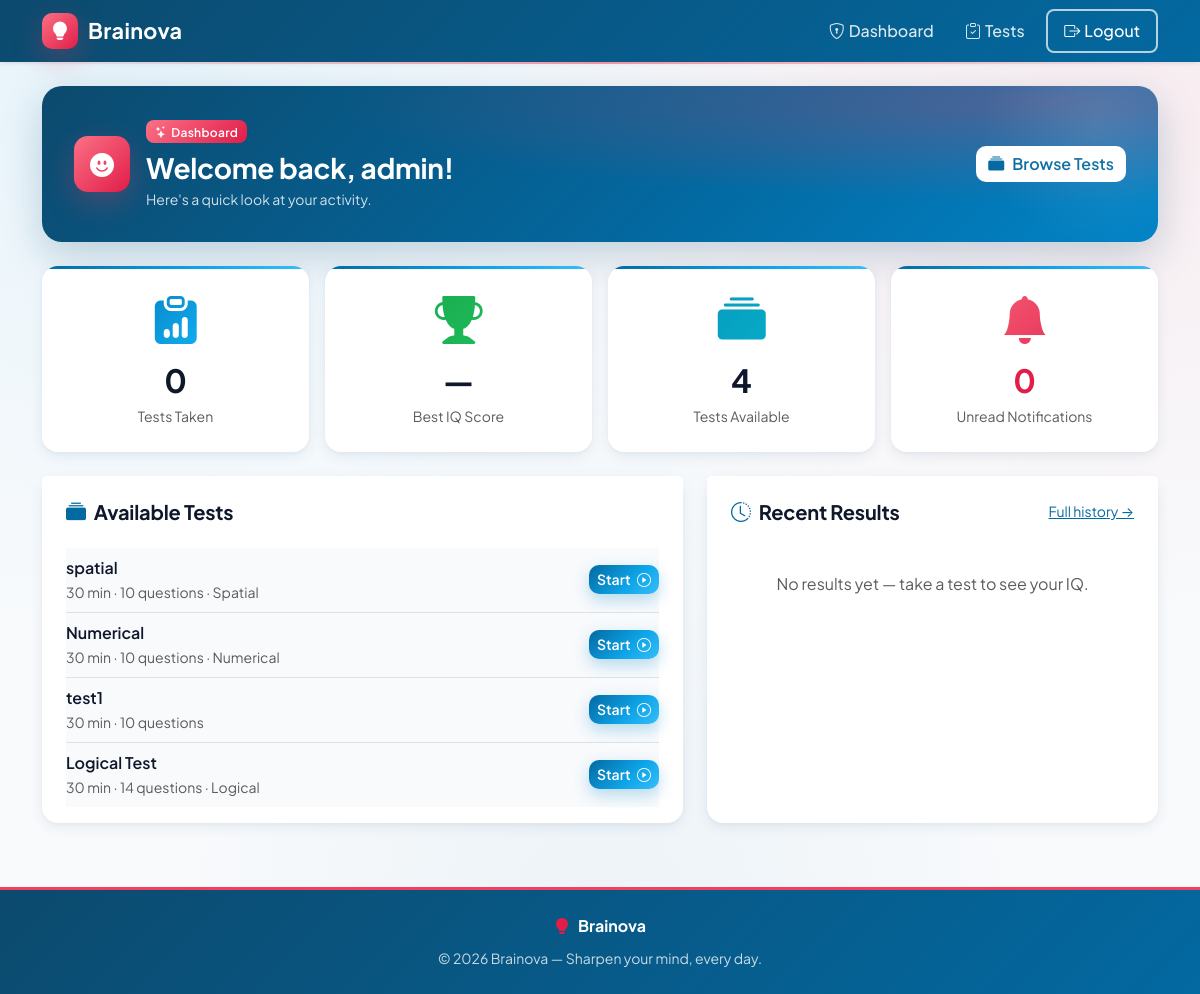
/profile/dashboard (signed in), run on an earlier commit of the app's database.
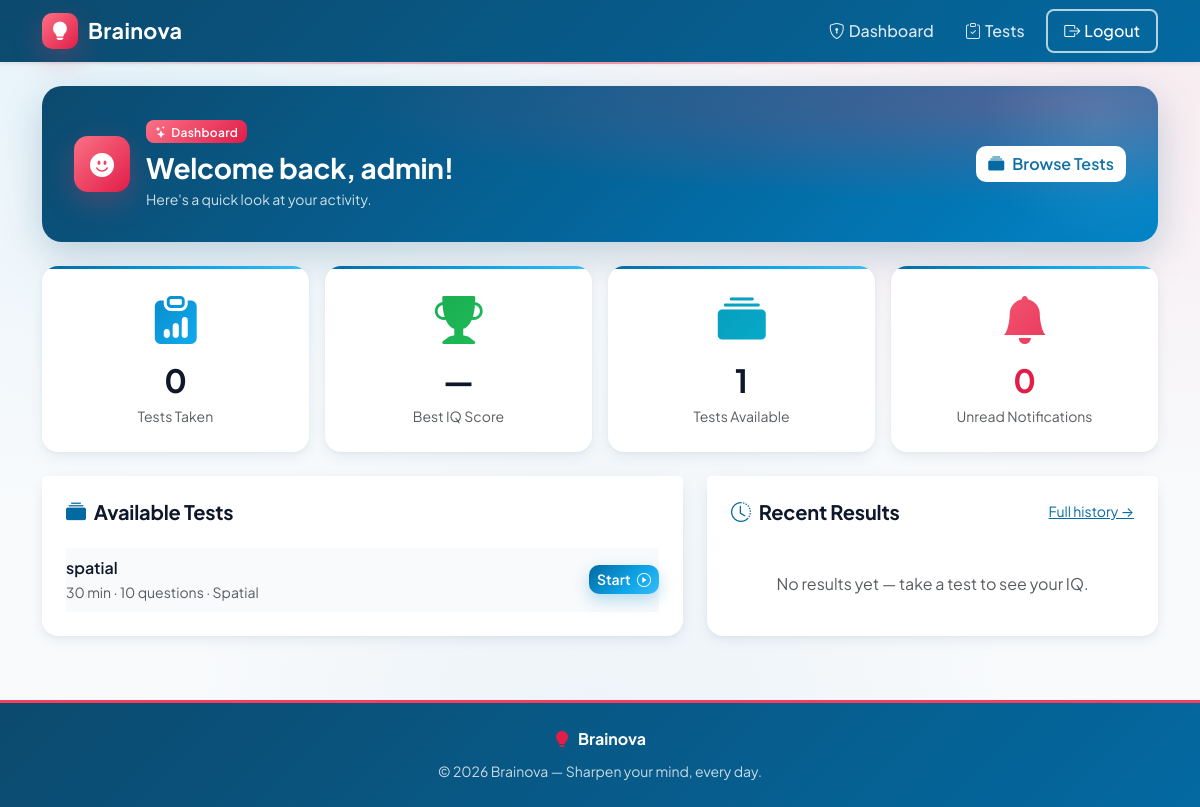
And on a later commit of the database.
### tables this page shows
CREATE TABLE tests (
    id INTEGER PRIMARY KEY AUTOINCREMENT,
    title TEXT NOT NULL,
    description TEXT,
    time_limit INTEGER NOT NULL,            -- minutes
    num_questions INTEGER NOT NULL,
    category TEXT,                          -- NULL = mixed pool
    shuffle INTEGER NOT NULL DEFAULT 1,     -- 0/1 bool
    status TEXT NOT NULL DEFAULT 'draft'
        CHECK(status IN ('draft', 'published', 'unpublished')),
    created_by INTEGER NOT NULL,
    created_at TIMESTAMP DEFAULT CURRENT_TIMESTAMP,
    updated_at TIMESTAMP DEFAULT CURRENT_TIMESTAMP,
    published_at TIMESTAMP,
    FOREIGN KEY (created_by) REFERENCES users(id)
);

### routes/profile.py (the view)
@profile_bp.route('/dashboard')
@login_required
def dashboard():
    db = get_db()
    user = db.execute(
        'SELECT username FROM users WHERE id = ?', (session['user_id'],)
    ).fetchone()
    last_result = db.execute(
        'SELECT * FROM test_results WHERE user_id = ? ORDER BY taken_at DESC LIMIT 1',
        (session['user_id'],)
    ).fetchone()
    stats = {
        'tests_taken': db.execute(
            'SELECT COUNT(*) FROM test_results WHERE user_id = ?',
            (session['user_id'],)
        ).fetchone()[0],
        'best_iq': db.execute(
            'SELECT MAX(iq_score) FROM test_results WHERE user_id = ?',
            (session['user_id'],)
        ).fetchone()[0],
        'available_tests': db.execute(
            "SELECT COUNT(*) FROM tests WHERE status = 'published'"
        ).fetchone()[0],
        'unread_notifications': db.execute(
            'SELECT COUNT(*) FROM notifications WHERE user_id = ? AND is_read = 0',
            (session['user_id'],)
        ).fetchone()[0],
    }
    available_tests = db.execute(
        '''SELECT * FROM tests WHERE status = 'published'
           ORDER BY COALESCE(published_at, created_at) DESC LIMIT 4'''
    ).fetchall()
    recent_results = db.execute(
        '''SELECT tr.*, t.title AS test_title
           FROM test_results tr
           LEFT JOIN tests t ON tr.test_id = t.id
           WHERE tr.user_id = ?
           ORDER BY tr.taken_at DESC LIMIT 5''',
        (session['user_id'],)
    ).fetchall()
    db.close()
    return render_template(
        'profile/dashboard.html',
        user=user,
        last_result=last_result,
        stats=stats,
        available_tests=available_tests,
        recent_results=recent_results,
    )

### app.py (called while the page is built)
@app.context_processor
def inject_notification_count():
    if 'user_id' in session and not session.get('is_admin'):
        return {'unread_notifications': unread_count(session['user_id'])}
    return {'unread_notifications': 0}

### database.py (called while the page is built)
def get_db():
    conn = sqlite3.connect(DATABASE)
    conn.row_factory = sqlite3.Row
    conn.execute("PRAGMA foreign_keys = ON")
    return conn

### routes/profile.py (called while the page is built)
def login_required(f):
    @wraps(f)
    def decorated(*args, **kwargs):
        if 'user_id' not in session:
            flash('Please log in to access that page.', 'warning')
            return redirect(url_for('auth.login'))
        return f(*args, **kwargs)
    return decorated

### templates/profile/dashboard.html (shortened to what the changed rows need)
{% extends "base.html" %}
{% block content %}
<div class="row g-3 mb-4">
  <div class="col-md-3 col-sm-6">
    <div class="card border-0 shadow-sm stat-card">
      <div class="card-body text-center py-4">
        <i class="bi bi-collection-fill display-5 text-info mb-2 d-block"></i>
        <div class="fw-bold fs-2">{{ stats.available_tests }}</div>
        <small class="text-muted">Tests Available</small>
      </div>
    </div>
  </div>
</div>
<div class="row g-4">
  <div class="col-lg-7">
    <div class="card border-0 shadow-sm h-100">
      <div class="card-body px-4">
        {% if available_tests %}
        <div class="list-group list-group-flush">
          {% for t in available_tests %}
          <div class="list-group-item px-0 d-flex justify-content-between align-items-center">
            <div>
              <span class="fw-semibold d-block">{{ t['title'] }}</span>
              <small class="text-muted">
                {{ t['time_limit'] }} min · {{ t['num_questions'] }} questions
                {% if t['category'] %}· {{ t['category']|capitalize }}{% endif %}
              </small>
            </div>
            <a href="{{ url_for('test.begin', test_id=t['id']) }}" class="btn btn-sm btn-primary">
              Start <i class="bi bi-play-circle ms-1"></i>
            </a>
          </div>
          {% endfor %}
        </div>
        {% else %}
        <p class="text-muted text-center py-4 mb-0">No tests are available yet.</p>
        {% endif %}
      </div>
    </div>
  </div>
</div>
{% endblock %}

What changed in the data, as far as the page shows it:
removed tests: title "Numerical", time_limit "30", num_questions "10", category "Numerical"
removed tests: title "test1", time_limit "30", num_questions "10"
removed tests: title "Logical Test", time_limit "30", num_questions "14", category "Logical"
Also different on the page:
{{ stats.available_tests }}: "4" → "1"
